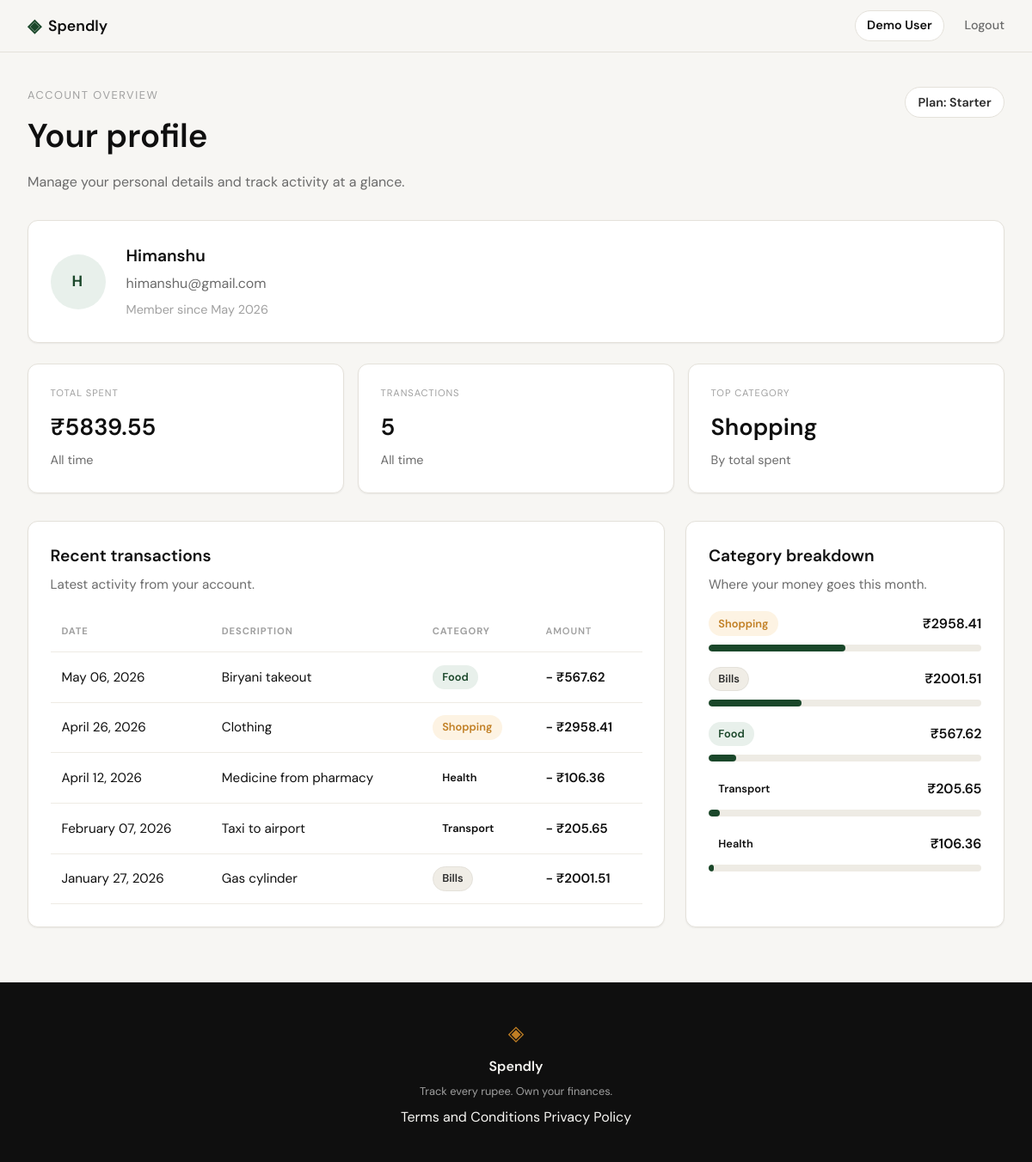
/profile (signed in), run on the app's committed database.
### tables this page shows
CREATE TABLE users (
                id INTEGER PRIMARY KEY AUTOINCREMENT,
                name TEXT NOT NULL,
                email TEXT UNIQUE NOT NULL,
                password_hash TEXT NOT NULL,
                created_at TEXT DEFAULT (datetime('now'))
            );

CREATE TABLE expenses (
                id INTEGER PRIMARY KEY AUTOINCREMENT,
                user_id INTEGER NOT NULL,
                amount REAL NOT NULL,
                category TEXT NOT NULL,
                date TEXT NOT NULL,
                description TEXT,
                created_at TEXT DEFAULT (datetime('now')),
                FOREIGN KEY (user_id) REFERENCES users(id)
            );

### app.py (the view)
@app.route("/profile")
def profile():
    if not session.get("user_id"):
        return redirect(url_for("login"))
    user_row = get_user_by_id(session["user_id"])
    if not user_row:
        abort(404)
    user = {
        "name": user_row["name"],
        "email": user_row["email"],
        "member_since": user_row["member_since"],
        "initials": _get_initials(user_row["name"]),
        "plan": "Starter",
    }
    summary = get_summary_stats(session["user_id"])
    stats = [
        {
            "label": "Total spent",
            "value": _format_currency(summary["total_spent"]),
            "note": "All time",
        },
        {
            "label": "Transactions",
            "value": str(summary["transaction_count"]),
            "note": "All time",
        },
        {
            "label": "Top category",
            "value": summary["top_category"],
            "note": "By total spent",
        },
    ]
    transactions = [
        {
            "date": _format_date(transaction["date"]),
            "description": transaction["description"],
            "category": transaction["category"],
            "badge_class": _get_badge_class(transaction["category"]),
            "amount": f"- {_format_currency(transaction['amount'])}",
        }
        for transaction in get_recent_transactions(session["user_id"])
    ]
    breakdown = get_category_breakdown(session["user_id"])
    categories = [
        {
            "name": item["name"],
            "total": _format_currency(item["amount"]),
            "bar_class": _get_bar_class(item["pct"]),
            "badge_class": _get_badge_class(item["name"]),
        }
        for item in breakdown
    ]
    return render_template(
        "profile.html",
        user=user,
        stats=stats,
        transactions=transactions,
        categories=categories,
    )

### app.py (called while the page is built)
@app.context_processor
def inject_nav_user():
    if session.get("user_id"):
        return {"nav_user_name": "Demo User"}
    return {}

def _format_currency(amount):
    return f"₹{amount:.2f}"

def _format_date(value):
    try:
        parsed = datetime.strptime(value, "%Y-%m-%d")
        return parsed.strftime("%B %d, %Y")
    except ValueError:
        return value

def _get_initials(name):
    parts = [part for part in name.split() if part]
    initials = "".join(part[0] for part in parts[:2]).upper()
    return initials or name[:1].upper()

def _get_badge_class(category):
    mapping = {
        "food": "badge-food",
        "shopping": "badge-shopping",
        "bills": "badge-bills",
        "entertainment": "badge-entertainment",
    }
    return mapping.get(category.lower(), "")

def _get_bar_class(pct):
    return f"bar-{pct}"

### database/db.py (called while the page is built)
def get_db():
    conn = sqlite3.connect(DB_PATH)
    conn.row_factory = sqlite3.Row
    conn.execute("PRAGMA foreign_keys = ON")
    return conn

### database/queries.py (called while the page is built)
def _format_member_since(created_at):
    if not created_at:
        return ""
    for fmt in ("%Y-%m-%d %H:%M:%S", "%Y-%m-%d"):
        try:
            parsed = datetime.strptime(created_at, fmt)
            return parsed.strftime("%B %Y")
        except ValueError:
            continue
    return created_at

def get_user_by_id(user_id):
    conn = get_db()
    try:
        row = conn.execute(
            "SELECT name, email, created_at FROM users WHERE id = ?",
            (user_id,),
        ).fetchone()
        if not row:
            return None
        return {
            "name": row["name"],
            "email": row["email"],
            "member_since": _format_member_since(row["created_at"]),
        }
    finally:
        conn.close()

def get_recent_transactions(user_id, limit=10):
    conn = get_db()
    try:
        rows = conn.execute(
            """
            SELECT date, description, category, amount
            FROM expenses
            WHERE user_id = ?
            ORDER BY date DESC, created_at DESC, id DESC
            LIMIT ?
            """,
            (user_id, limit),
        ).fetchall()
        return [
            {
                "date": row["date"],
                "description": row["description"],
                "category": row["category"],
                "amount": float(row["amount"]),
            }
            for row in rows
        ]
    finally:
        conn.close()

### templates/profile.html (shortened to what this page needs)
{% extends "base.html" %}
{% block head %}
<link rel="stylesheet" href="{{ url_for('static', filename='css/profile.css') }}">
{% endblock %}
{% block content %}
<section class="profile-page">
    <div class="profile-inner">
        <header class="profile-header">
            <div>
                <p class="profile-eyebrow">Account overview</p>
                <h1 class="profile-title">Your profile</h1>
                <p class="profile-subtitle">Manage your personal details and track activity at a glance.</p>
            </div>
            <div class="profile-header-actions">
                <span class="profile-plan">Plan: {{ user.plan }}</span>
            </div>
        </header>
        <section class="profile-grid">
            <article class="profile-card profile-user">
                <div class="profile-avatar">{{ user.initials }}</div>
                <div class="profile-user-details">
                    <p class="profile-name">{{ user.name }}</p>
                    <p class="profile-email">{{ user.email }}</p>
                    <p class="profile-meta">Member since {{ user.member_since }}</p>
                </div>
            </article>
            <div class="profile-stats">
                {% for stat in stats %}
                <article class="profile-card profile-stat">
                    <p class="profile-stat-label">{{ stat.label }}</p>
                    <p class="profile-stat-value">{{ stat.value }}</p>
                    <p class="profile-stat-note">{{ stat.note }}</p>
                </article>
                {% endfor %}
            </div>
        </section>
        <section class="profile-content">
            <article class="profile-card profile-table-card">
                <div class="profile-section-header">
                    <div>
                        <h2 class="profile-section-title">Recent transactions</h2>
                        <p class="profile-section-subtitle">Latest activity from your account.</p>
                    </div>
                </div>
                <div class="profile-table-wrap">
                    <table class="profile-table">
                        <thead>
                            <tr>
                                <th>Date</th>
                                <th>Description</th>
                                <th>Category</th>
                                <th class="profile-amount">Amount</th>
                            </tr>
                        </thead>
                        <tbody>
                            {% for tx in transactions %}
                            <tr>
                                <td>{{ tx.date }}</td>
                                <td>{{ tx.description }}</td>
                                <td><span class="badge {{ tx.badge_class }}">{{ tx.category }}</span></td>
                                <td class="profile-amount">{{ tx.amount }}</td>
                            </tr>
                            {% endfor %}
                        </tbody>
                    </table>
                </div>
            </article>
            <article class="profile-card profile-breakdown">
                <div class="profile-section-header">
                    <div>
                        <h2 class="profile-section-title">Category breakdown</h2>
                        <p class="profile-section-subtitle">Where your money goes this month.</p>
                    </div>
                </div>
                <div class="profile-breakdown-list">
                    {% for category in categories %}
                    <div class="profile-breakdown-row">
                        <div class="profile-breakdown-info">
                            <span class="badge {{ category.badge_class }}">{{ category.name }}</span>
                            <span class="profile-breakdown-total">{{ category.total }}</span>
                        </div>
                        <div class="profile-bar-track">
                            <span class="profile-bar-fill {{ category.bar_class }}"></span>
                        </div>
                    </div>
                    {% endfor %}
                </div>
            </article>
        </section>
    </div>
</section>
{% endblock %}

### templates/base.html (shortened to what this page needs)
<!DOCTYPE html>
<html lang="en">
<head>
    <link rel="stylesheet" href="{{ url_for('static', filename='css/style.css') }}">
    {% block head %}{% endblock %}
</head>
<body>
    <nav class="navbar">
        <div class="nav-inner">
            <a href="{{ url_for('landing') }}" class="nav-brand">
                <span class="brand-icon">◈</span>
                <span class="brand-name">Spendly</span>
            </a>
            <div class="nav-links">
                {% if session.get("user_id") %}
                <a href="{{ url_for('profile') }}" class="nav-user">{{ nav_user_name }}</a>
                <a href="{{ url_for('logout') }}">Logout</a>
                {% else %}
                <a href="{{ url_for('login') }}">Sign in</a>
                <a href="{{ url_for('register') }}" class="nav-cta">Get started</a>
                {% endif %}
            </div>
        </div>
    </nav>
    <main class="main-content">
        {% block content %}{% endblock %}
    </main>
    <footer class="footer">
        <div class="footer-inner">
            <span class="brand-icon">◈</span>
            <span class="footer-name">Spendly</span>
            <p class="footer-copy">Track every rupee. Own your finances.</p>
            <div class="footer-links">
                <a href="{{ url_for('terms') }}">Terms and Conditions</a>
                <a href="{{ url_for('privacy') }}">Privacy Policy</a>
            </div>
        </div>
    </footer>
</body>
</html>

### static/css/style.css (style rules this page uses)
:root { --ink: #0f0f0f; --ink-soft: #2d2d2d; --ink-muted: #6b6b6b; --ink-faint: #a0a0a0; --paper: #f7f6f3; --paper-warm: #f0ede6; --paper-card: #ffffff; --accent: #1a472a; --accent-light: #e8f0eb; --accent-2: #c17f24; --accent-2-light: #fdf3e3; --danger: #c0392b; --danger-light: #fdecea; --border: #e4e1da; --border-soft: #eeebe4; --font-display: 'DM Serif Display', Georgia, serif; --font-body: 'DM Sans', system-ui, sans-serif; --max-width: 1200px; --auth-width: 440px; --radius-sm: 6px; --radius-md: 12px; --radius-lg: 20px; }
*, *::before, *::after { box-sizing: border-box; margin: 0; padding: 0; }
html { font-size: 16px; scroll-behavior: smooth; }
body { background: var(--paper); color: var(--ink); font-family: var(--font-body); font-size: 1rem; line-height: 1.6; -webkit-font-smoothing: antialiased; }
a { color: inherit; text-decoration: none; }
.navbar { position: sticky; top: 0; z-index: 100; background: var(--paper); border-bottom: 1px solid var(--border); padding: 0 2rem; }
.nav-inner { max-width: var(--max-width); margin: 0 auto; height: 60px; display: flex; align-items: center; justify-content: space-between; }
.nav-brand { display: flex; align-items: center; gap: 0.5rem; font-family: var(--font-body); font-weight: 600; font-size: 1.1rem; color: var(--ink); }
.brand-icon { color: var(--accent); font-size: 1.3rem; }
.brand-name { color: var(--ink); }
.nav-links { display: flex; align-items: center; gap: 1.5rem; font-size: 0.9rem; font-weight: 500; }
.nav-links a { color: var(--ink-muted); transition: color 0.2s; }
.nav-user { color: var(--ink) !important; font-weight: 600; padding: 0.35rem 0.8rem; border-radius: 999px; background: var(--paper-card); border: 1px solid var(--border); }
.main-content { min-height: calc(100vh - 60px - 100px); }
.footer { background: var(--ink); color: var(--paper); padding: 2.5rem 2rem; text-align: center; }
.footer-inner { display: flex; flex-direction: column; align-items: center; gap: 0.4rem; }
.footer .brand-icon { color: var(--accent-2); font-size: 1.5rem; }
.footer-name { font-weight: 600; font-size: 1rem; }
.footer-copy { font-size: 0.8rem; color: var(--ink-faint); }

### data on the page
users: name "Himanshu", email "himanshu@gmail.com"
expenses: date "May 06, 2026", description "Biryani takeout", category "Food", amount "- ₹567.62"
expenses: date "April 26, 2026", description "Clothing", category "Shopping", amount "- ₹2958.41"
expenses: date "April 12, 2026", description "Medicine from pharmacy", category "Health", amount "- ₹106.36"
expenses: date "February 07, 2026", description "Taxi to airport", category "Transport", amount "- ₹205.65"
expenses: date "January 27, 2026", description "Gas cylinder", category "Bills", amount "- ₹2001.51"

### other printed values
{{ nav_user_name }} "Demo User"
{{ user.plan }} "Starter"
{{ user.initials }} "H"
{{ user.member_since }} "May 2026"
{{ stat.label }} "TOTAL SPENT" "TRANSACTIONS" "TOP CATEGORY"
{{ stat.value }} "₹5839.55" "5" "Shopping"
{{ stat.note }} "All time" "All time" "By total spent"
{{ category.name }} "Shopping" "Bills" "Food" "Transport" "Health"
{{ category.total }} "₹2958.41" "₹2001.51" "₹567.62" "₹205.65" "₹106.36"
